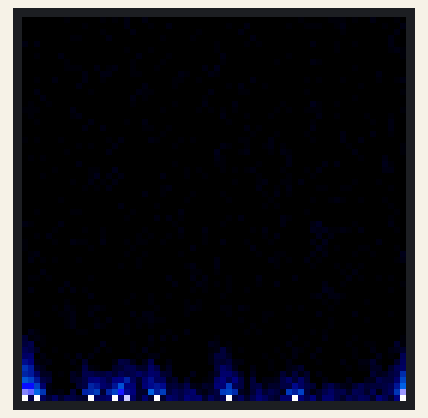
Bench run of a program on a simulated Raspberry Pi (BCM pin numbers). Shown: 64×64 colour display. Random numbers come from a fixed seed; the clock reads 2024-03-15 10:24:30 at power-on unless the program sets it; what the program prints to the terminal is not drawn.

Above: at 0.11 s.
At 2.79 s:
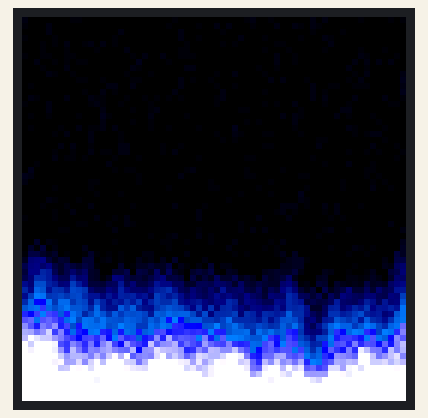
At 5.47 s:
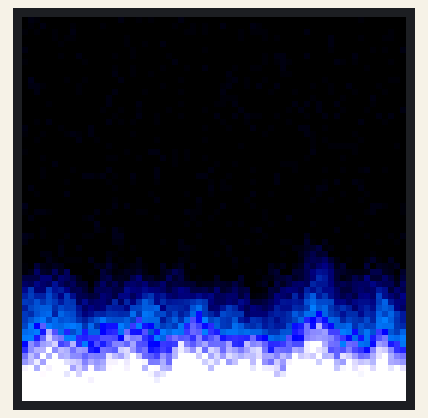
At 10.94 s:
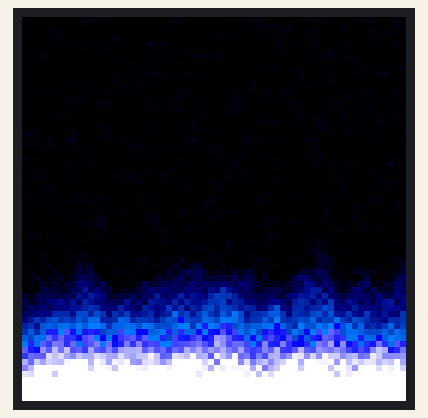
At 16.4 s:
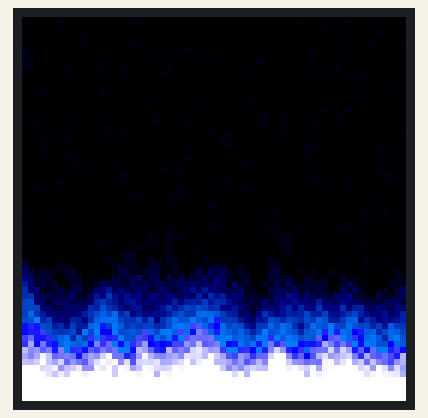
At 21.87 s:
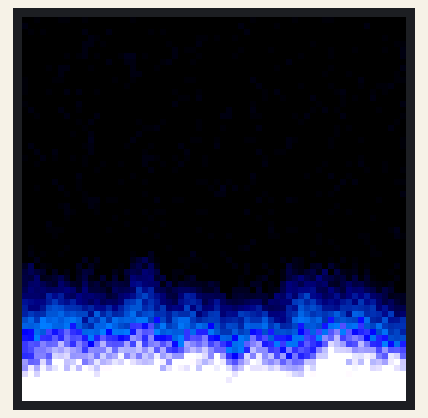

The program:

fire.py
```python
#!/usr/bin/env python
import time
import random
import math
import platform

if platform.system() == "Windows":
    from RGBMatrixEmulator import RGBMatrix, RGBMatrixOptions
    graphics = None  # если нужно
else:
    from rgbmatrix import RGBMatrix, RGBMatrixOptions, graphics
from PIL import Image, ImageDraw

# ===== НАСТРОЙКИ =====
MATRIX_WIDTH = 64
MATRIX_HEIGHT = 64
FIRE_WIDTH = 64
FIRE_HEIGHT = 64
FPS = 14
DECAY = 2  # Скорость затухания пламени (1-10)
INTENSITY = 8  # Интенсивность огня (1-15)
COOLING = 30  # Охлаждение пламени (10-50)
PALETTE_STYLE = "blue"  # "classic", "blue", "purple"

# Настройки матрицы
options = RGBMatrixOptions()
options.rows = MATRIX_HEIGHT
options.cols = MATRIX_WIDTH
options.chain_length = 1
options.parallel = 1
options.hardware_mapping = 'adafruit-hat'

matrix = RGBMatrix(options=options)

# ===== ЦВЕТОВАЯ ПАЛИТРА =====
def create_fire_palette(style="classic"):
    palette = []

    if style == "classic":
        # Классическое огненное пламя
        for i in range(256):
            if i < 32:
                # Черный -> Темно-красный
                palette.append((i*2, 0, 0))
            elif i < 64:
                # Темно-красный -> Красный
                palette.append((64 + (i-32)*4, (i-32)*4, 0))
            elif i < 96:
                # Красный -> Оранжевый
                palette.append((255, 64 + (i-64)*4, 0))
            elif i < 128:
                # Оранжевый -> Желтый
                palette.append((255, 128 + (i-96)*4, (i-96)*2))
            else:
                # Желтый -> Белый
                val = 128 + (i-128)*2
                palette.append((255, min(255, val), min(255, val)))

    elif style == "blue":
        # Синее пламя
        for i in range(256):
            if i < 64:
                palette.append((0, 0, i*2))
            elif i < 128:
                palette.append((0, (i-64)*2, 128 + (i-64)*2))
            else:
                val = (i-128)*4
                palette.append((min(255, val), min(255, val), 255))

    elif style == "purple":
        # Фиолетовое пламя
        for i in range(256):
            if i < 64:
                palette.append((i, 0, i*2))
            elif i < 128:
                palette.append((64 + (i-64)*2, 0, 128 + (i-64)*2))
            else:
                val = (i-128)*4
                palette.append((128 + val, min(255, val//2), 192 + val//2))

    return palette

# Создаем палитру
fire_palette = create_fire_palette(PALETTE_STYLE)

# ===== АЛГОРИТМ ПЛАМЕНИ =====
class FireEffect:
    def __init__(self, width, height):
        self.width = width
        self.height = height
        self.fire_array = [[0 for _ in range(width)] for _ in range(height)]
        self.spark_chance = 0.3  # Вероятность появления искры

    def update_fire(self):
        # Обновляем основание пламени
        for x in range(self.width):
            # Добавляем случайные искры в основание
            if random.random() < self.spark_chance:
                self.fire_array[self.height-1][x] = min(255, self.fire_array[self.height-1][x] + random.randint(150, 255))
            else:
                # Плавное затухание у основания
                self.fire_array[self.height-1][x] = max(0, self.fire_array[self.height-1][x] - DECAY)

            # Обеспечиваем минимальную активность у основания
            if self.fire_array[self.height-1][x] < 30:
                self.fire_array[self.height-1][x] = random.randint(20, 60)

        # Распространяем пламя вверх
        for y in range(self.height-2, -1, -1):
            for x in range(self.width):
                # Собираем значения от соседних пикселей снизу
                bottom_val = self.fire_array[y+1][x]
                left_val = self.fire_array[y+1][x-1] if x > 0 else bottom_val
                right_val = self.fire_array[y+1][(x+1) % self.width] if x < self.width-1 else bottom_val

                # Усредняем и добавляем случайность
                avg = (bottom_val + left_val + right_val) // 3
                random_offset = random.randint(-COOLING, INTENSITY)

                new_val = max(0, min(255, avg + random_offset))
                self.fire_array[y][x] = new_val

    def create_fire_image(self):
        image = Image.new("RGB", (self.width, self.height))
        pixels = image.load()

        for y in range(self.height):
            for x in range(self.width):
                fire_val = self.fire_array[y][x]
                color_index = min(255, max(0, fire_val))
                pixels[x, y] = fire_palette[color_index]

        return image

# ===== ОСНОВНОЙ ЦИКЛ =====
def main():
    fire = FireEffect(FIRE_WIDTH, FIRE_HEIGHT)

    try:
        print("Fire effect started. Press CTRL-C to stop.")
        print(f"Settings: FPS={FPS}, DECAY={DECAY}, INTENSITY={INTENSITY}")
        print(f"Palette: {PALETTE_STYLE}")

        while True:
            start_time = time.time()

            # Обновляем и отрисовываем пламя
            fire.update_fire()
            fire_image = fire.create_fire_image()

            # Выводим на матрицу
            matrix.SetImage(fire_image.convert("RGB"))

            # Поддерживаем стабильный FPS
            elapsed = time.time() - start_time
            sleep_time = max(0, 1.5/FPS - elapsed)
            time.sleep(sleep_time)

    except KeyboardInterrupt:
        print("\nExiting fire effect...")
        # Гасим матрицу
        matrix.Clear()

if __name__ == "__main__":
    main()
```
